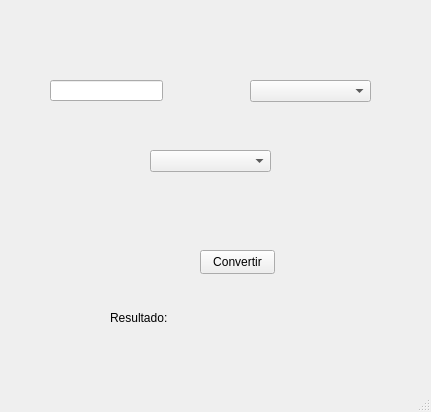
<?xml version="1.0" encoding="UTF-8"?>
<ui version="4.0">
 <class>MainWindow</class>
 <widget class="QMainWindow" name="MainWindow">
  <property name="geometry">
   <rect>
    <x>0</x>
    <y>0</y>
    <width>431</width>
    <height>412</height>
   </rect>
  </property>
  <property name="windowTitle">
   <string>MainWindow</string>
  </property>
  <widget class="QWidget" name="centralwidget">
   <widget class="QPushButton" name="boton_convertir">
    <property name="geometry">
     <rect>
      <x>200</x>
      <y>250</y>
      <width>75</width>
      <height>24</height>
     </rect>
    </property>
    <property name="text">
     <string>Convertir</string>
    </property>
   </widget>
   <widget class="QLineEdit" name="campo_temperatura">
    <property name="geometry">
     <rect>
      <x>50</x>
      <y>80</y>
      <width>113</width>
      <height>21</height>
     </rect>
    </property>
   </widget>
   <widget class="QLabel" name="label_resultado">
    <property name="geometry">
     <rect>
      <x>110</x>
      <y>310</y>
      <width>141</width>
      <height>16</height>
     </rect>
    </property>
    <property name="text">
     <string>Resultado:</string>
    </property>
   </widget>
   <widget class="QComboBox" name="combo_entrada">
    <property name="geometry">
     <rect>
      <x>250</x>
      <y>80</y>
      <width>121</width>
      <height>22</height>
     </rect>
    </property>
   </widget>
   <widget class="QComboBox" name="combo_salida">
    <property name="geometry">
     <rect>
      <x>150</x>
      <y>150</y>
      <width>121</width>
      <height>22</height>
     </rect>
    </property>
   </widget>
  </widget>
  <widget class="QMenuBar" name="menubar">
   <property name="geometry">
    <rect>
     <x>0</x>
     <y>0</y>
     <width>431</width>
     <height>22</height>
    </rect>
   </property>
  </widget>
  <widget class="QStatusBar" name="statusbar"/>
 </widget>
 <resources/>
 <connections/>
</ui>
